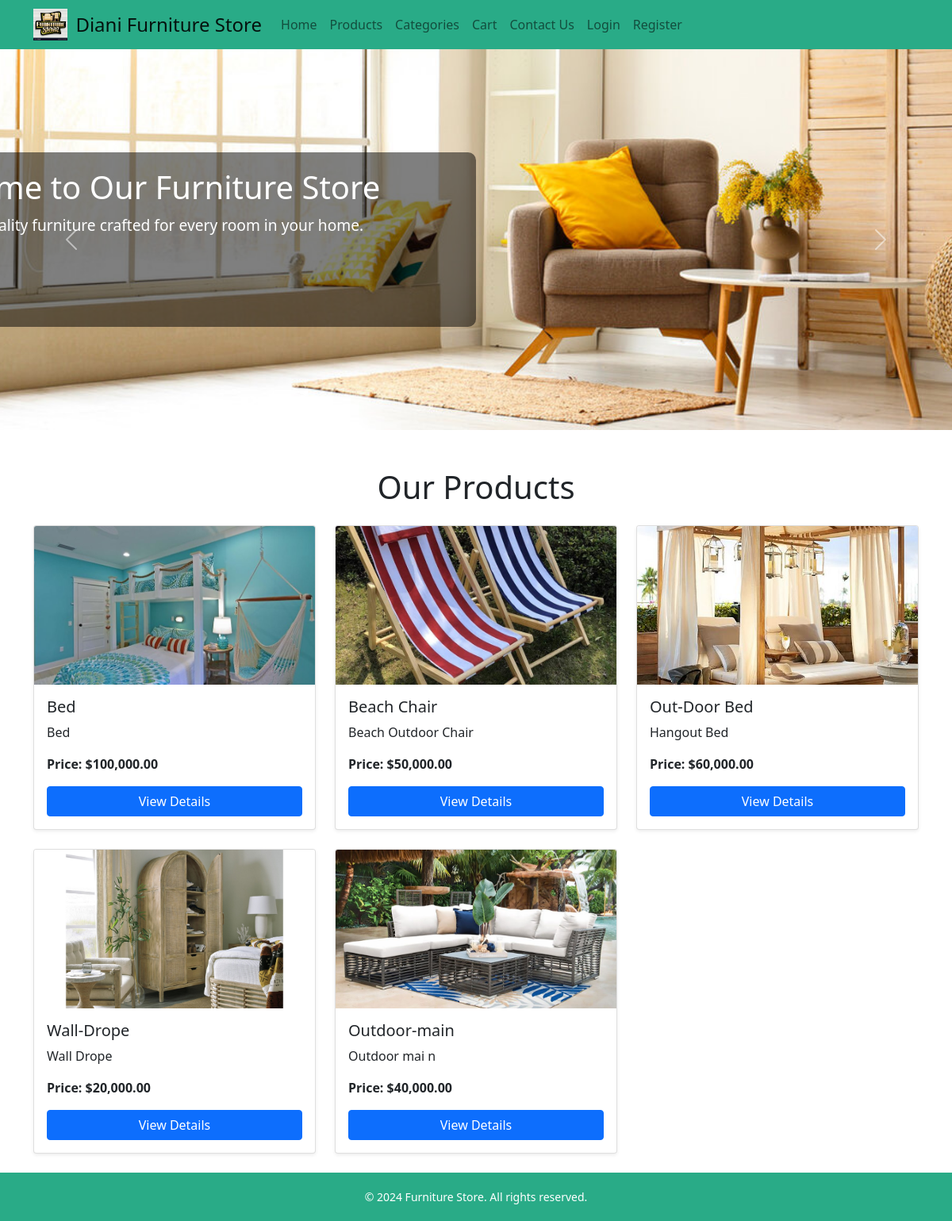
/products.php, run on the app's committed database.
### tables this page shows
CREATE TABLE `products` (
  `product_id` int(11) NOT NULL,
  `name` varchar(255) NOT NULL,
  `description` text NOT NULL,
  `price` decimal(10,2) NOT NULL,
  `image_url` varchar(255) NOT NULL,
  `category` varchar(255) NOT NULL,
  `stock_quantity` int(11) DEFAULT 0,
  `created_at` timestamp NOT NULL DEFAULT current_timestamp()
);

### products.php (the view, shortened to what this page needs)
<?php
include('includes/db.php');
include('includes/header.php');
$query = "SELECT * FROM products";
$stmt = $pdo->prepare($query);
$stmt->execute();
$products = $stmt->fetchAll();
?>
<!DOCTYPE html>
<html lang="en">
<head>
    <link href="https://cdn.jsdelivr.net/npm/bootstrap@5.1.3/dist/css/bootstrap.min.css" rel="stylesheet">
</head>
<body>
<div class="container mt-5">
    <h1 class="text-center mb-4">Our Products</h1>
    <div class="row">
        <?php if (!empty($products)): ?>
            <?php foreach ($products as $product): ?>
                <div class="col-md-4 mb-4">
                    <div class="card shadow-sm">
                        <img
                            src="<?php echo htmlspecialchars($product['image_url']); ?>"
                            alt="<?php echo htmlspecialchars($product['name']); ?>"
                            class="card-img-top"
                            style="height: 200px; object-fit: cover;">
                        <div class="card-body">
                            <h5 class="card-title"><?php echo htmlspecialchars($product['name']); ?></h5>
                            <p class="card-text"><?php echo htmlspecialchars($product['description']); ?></p>
                            <p class="card-text"><strong>Price: $<?php echo number_format($product['price'], 2); ?></strong></p>
                            <a href="product-detail.php?id=<?php echo htmlspecialchars($product['product_id']); ?>" class="btn btn-primary w-100">View Details</a>
                        </div>
                    </div>
                </div>
            <?php endforeach; ?>
        <?php else: ?>
            <p class="text-center">No products found.</p>
        <?php endif; ?>
    </div>
</div>
</body>
</html>
<?php include('includes/footer.php'); ?>

### includes/footer.php (style rules this page uses)
html, body { height: 100%; margin: 0; display: flex; flex-direction: column; }

### data on the page
products: image_url (picture), name "Bed", description "Bed", price "100,000.00"
products: image_url (picture), name "Beach Chair", description "Beach Outdoor Chair", price "50,000.00"
products: image_url (picture), name "Out-Door Bed", description "Hangout Bed", price "60,000.00"
products: image_url (picture), name "Wall-Drope", description "Wall Drope", price "20,000.00"
products: image_url (picture), name "Outdoor-main", description "Outdoor mai n", price "40,000.00"
